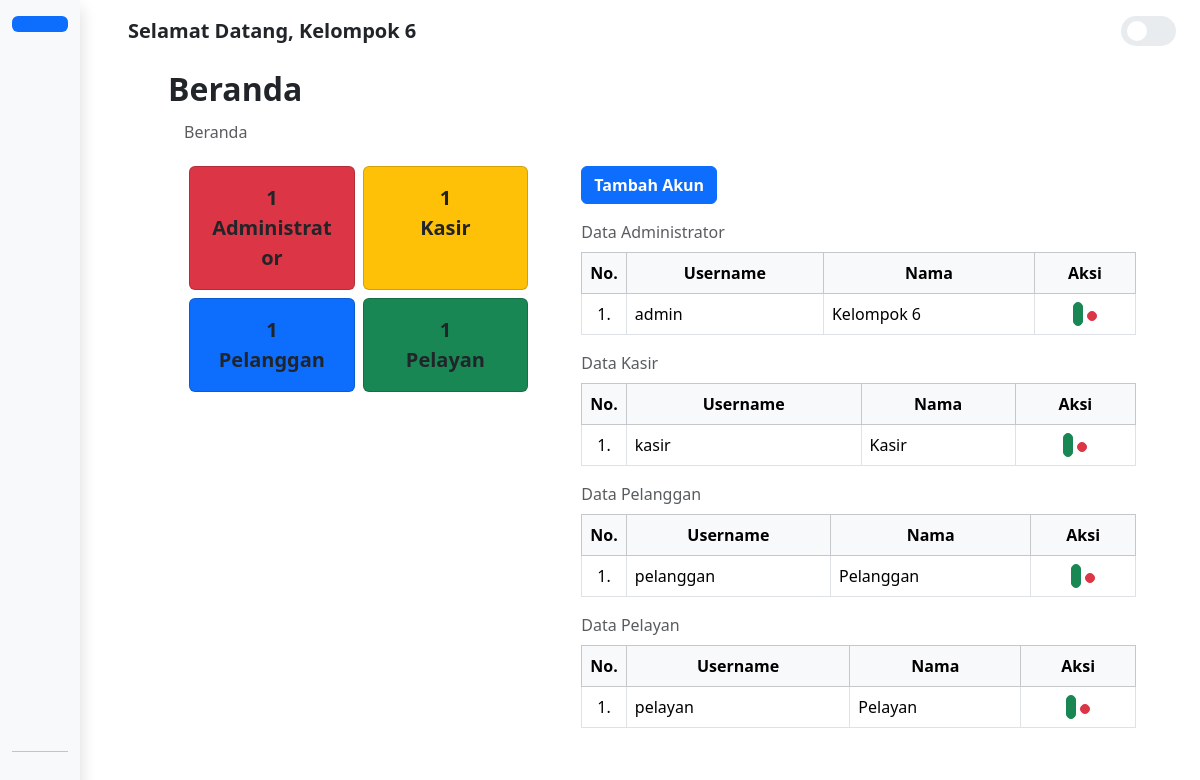
/admin.php (signed in), run on the app's committed database.
### tables this page shows
CREATE TABLE `users` (
  `user_id` int(11) NOT NULL,
  `username` varchar(50) NOT NULL,
  `password` varchar(256) NOT NULL,
  `nama_lengkap` varchar(100) NOT NULL,
  `akses_id` varchar(15) NOT NULL
);

CREATE TABLE `master_akses` (
  `akses_id` varchar(15) NOT NULL,
  `nama` varchar(50) NOT NULL
);

### module/Koneksi.php (called while the page is built, shortened)
<?php
class Koneksi
{
    private $host,
        $user,
        $password,
        $dbName,
        $conn;
    public function __construct($host, $user, $password, $dbName)
    {
        $this->host = $host;
        $this->user = $user;
        $this->password = $password;
        $this->dbName = $dbName;
    }
    private function connection()
    {
        $this->conn = mysqli_connect(
            $this->host,
            $this->user,
            $this->password,
            $this->dbName
        );
    }
    public function query($query)
    {
        $result = mysqli_query($this->conn, $query);
        return $result;
    }
    public function fetchAll($query)
    {
        $result = $this->query($query);
        $rows = [];
        while ($row = mysqli_fetch_assoc($result)) {
            $rows[] = $row;
        }
        return $rows;
    }
    public function fetchRow($query)
    {
        $result = $this->query($query);
        return mysqli_fetch_assoc($result);
    }
}

### module/template-halaman_admin/navigasi-admin.php (called while the page is built, shortened)
<?php
$navItems = [
    ['link' => 'admin.php', 'title' => 'Beranda'],
    ['link' => 'kelola_menu.php', 'title' => 'Kelola Menu'],
    ['link' => 'transaksi.php', 'title' => 'Transaksi']
];
$currentPage = basename($_SERVER['PHP_SELF']);
foreach ($navItems as $item) {
    if ($currentPage == $item['link']) {
        $titleCurrentPage = $item['title'];
    }
}

### admin.php (the view, shortened to what this page needs)
<?php
include "module/template-halaman_admin/navigasi-admin.php";
include "module/Koneksi.php";
$db = new Koneksi("localhost", "root", "", "restoran");
$jenisAkun = $db->fetchAll("SELECT * FROM master_akses");
$backgroundTotalJenisAkun = ['bg-danger', 'bg-warning', 'bg-primary', 'bg-success'];
if ($_SESSION['akses'] == "administrator") {
  $counterModalEditAkun = 1;
}
?>
<!DOCTYPE html>
<html lang="en" data-bs-theme="light">
<head>
  <link
    rel="stylesheet"
    href="src/bootstrap-5.3.3-dist/css/bootstrap.min.css" />
  <link rel="stylesheet" href="src/css/admin-page_style.css">
  <link rel="stylesheet" href="src/css/dark-light-mode.css" />
</head>
<body>
  <div class="container-fluid vh-100">
    <div class="row">
      <?php include "module/template-halaman_admin/template_navigasi-admin.php" ?>
      <div class="col p-3 bg-tertiary-subtle d-sm-flex flex-column vh-100 overflow-auto" id="content">
        <?php include "module/template-halaman_admin/template_header-admin.php" ?>
        <main class="d-flex flex-column px-5 py-3 py-md-4 ms-3 ms-md-4 gap-1">
          <h2 class="fw-bold"><?= $titleCurrentPage ?></h2>
          <nav class="ms-2" aria-label="breadcrumb">
            <ol class="breadcrumb">
              <li><i class="ph-fill ph-house-line align-middle pe-2 text-body-tertiary"></i></li>
              <li class="breadcrumb-item active" aria-current="page"><?= $titleCurrentPage ?></li>
            </ol>
          </nav>
          <div class="row">
            <div class="col-12 col-xl-5 col-xxl-4">
              <div class="row row-cols-2 g-2 justify-content-center mb-4 mb-xl-0">
                <?php for ($i = 0; $i < count($jenisAkun); $i++): ?>
                  <?php $jumlahAkun = $db->fetchAll("SELECT * FROM users WHERE akses_id = '{$jenisAkun[$i]['akses_id']}'"); ?>
                  <div class="col-5 card <?= $backgroundTotalJenisAkun[$i] ?> me-2">
                    <div class="card-body text-center px-3">
                      <div class="fs-5 fw-bold"><?= count($jumlahAkun) ?></div>
                      <span class="fs-5 fw-bold"><?= $jenisAkun[$i]['nama'] ?></span>
                    </div>
                  </div>
                <?php endfor ?>
              </div>
            </div>
            <div class="col-12 col-xl-7 col-xxl-8">
              <?php if ($_SESSION['akses'] == "administrator"): ?>
                <button type="button" class="btn btn-primary mb-3 fw-semibold" data-bs-toggle="modal" data-bs-target="#modalTambahAkun"><i class="ph-bold ph-plus"></i> Tambah Akun</button>
              <?php endif ?>
              <?php foreach ($jenisAkun as $status): ?>
                <?php
                $daftarAkun = $db->fetchAll("SELECT * FROM users WHERE akses_id = '{$status['akses_id']}'");
                $counterDaftarAkun = 1;
                ?>
                <div class="table-responsive">
                  <table class="table table-bordered caption-top">
                    <caption class="pt-0">Data <?= $status['nama'] ?></caption>
                    <thead>
                      <tr class="border-secondary-subtle text-center">
                        <th class="fw-semibold bg-body-tertiary" width=10>No.</th>
                        <th class="fw-semibold bg-body-tertiary">Username</th>
                        <th class="fw-semibold bg-body-tertiary">Nama</th>
                        <?php if ($_SESSION['akses'] == "administrator"): ?>
                          <th class="fw-semibold bg-body-tertiary">Aksi</th>
                        <?php endif ?>
                      </tr>
                    </thead>
                    <tbody>
                      <?php foreach ($daftarAkun as $akun): ?>
                        <tr>
                          <td class="text-center"><?= $counterDaftarAkun++ ?>.</td>
                          <td><?= $akun['username'] ?></td>
                          <td><?= $akun['nama_lengkap'] ?></td>
                          <?php if ($_SESSION['akses'] == "administrator"): ?>
                            <td class="text-center">
                              <div class="d-flex justify-content-center gap-1">
                                <button type="button" class="btn btn-success ph-fill ph-pencil-line p-1 y-1" data-bs-toggle="modal" data-bs-target="#modalEditAkun<?= $counterModalEditAkun++ ?>"></button>
                                <form action="crud/hapus-akun.php" method="post">
                                  <button type="submit" class="btn btn-danger ph-fill ph-eraser p-1 y-1" name="hapus_akun" onclick="return confirm('Apakah anda yakin ingin menghapus akun?')"></button>
                                </form>
                              </div>
                            </td>
                          <?php endif ?>
                        </tr>
                      <?php endforeach ?>
                    </tbody>
                  </table>
                </div>
              <?php endforeach ?>
            </div>
          </div>
        </main>
      </div>
    </div>
  </div>
</body>
</html>

### module/template-halaman_admin/template_header-admin.php (shortened to what this page needs)
<?php
$user = $db->fetchRow("SELECT * FROM users WHERE user_id = '{$_SESSION['login']}'");
?>
<header class="d-flex align-items-center justify-content-between">
    <div class="ms-2 d-flex gap-4">
        <span class="fs-5 fw-semibold">Selamat Datang, <?= $user['nama_lengkap'] ?></span>
    </div>
    <div class="me-2">
        <label for="darkLightcheckbox" class="dark-light-checkbox-label bg-body-secondary">
            <span class="ball bg-body"></span>
        </label>
    </div>
</header>

### src/css/dark-light-mode.css (style rules this page uses)
.dark-light-checkbox-label { width: 55px; height: 30px; border-radius: 55px; position: relative; padding: 15px; display: flex; justify-content: center; align-items: center; }
.dark-light-checkbox-label .ball { width: 20px; height: 20px; position: absolute; left: 6px; top: 5px; border-radius: 50%; transition: transform 0.2s linear; }

### data on the page
users: nama_lengkap "Kelompok 6", username "admin"
master_akses: nama "Administrator"
master_akses: nama "Kasir"
master_akses: nama "Pelanggan"
master_akses: nama "Pelayan"
users: username "kasir", nama_lengkap "Kasir"
users: username "pelanggan", nama_lengkap "Pelanggan"
users: username "pelayan", nama_lengkap "Pelayan"

### other printed values
$titleCurrentPage "Beranda"
count($jumlahAkun) "1"
